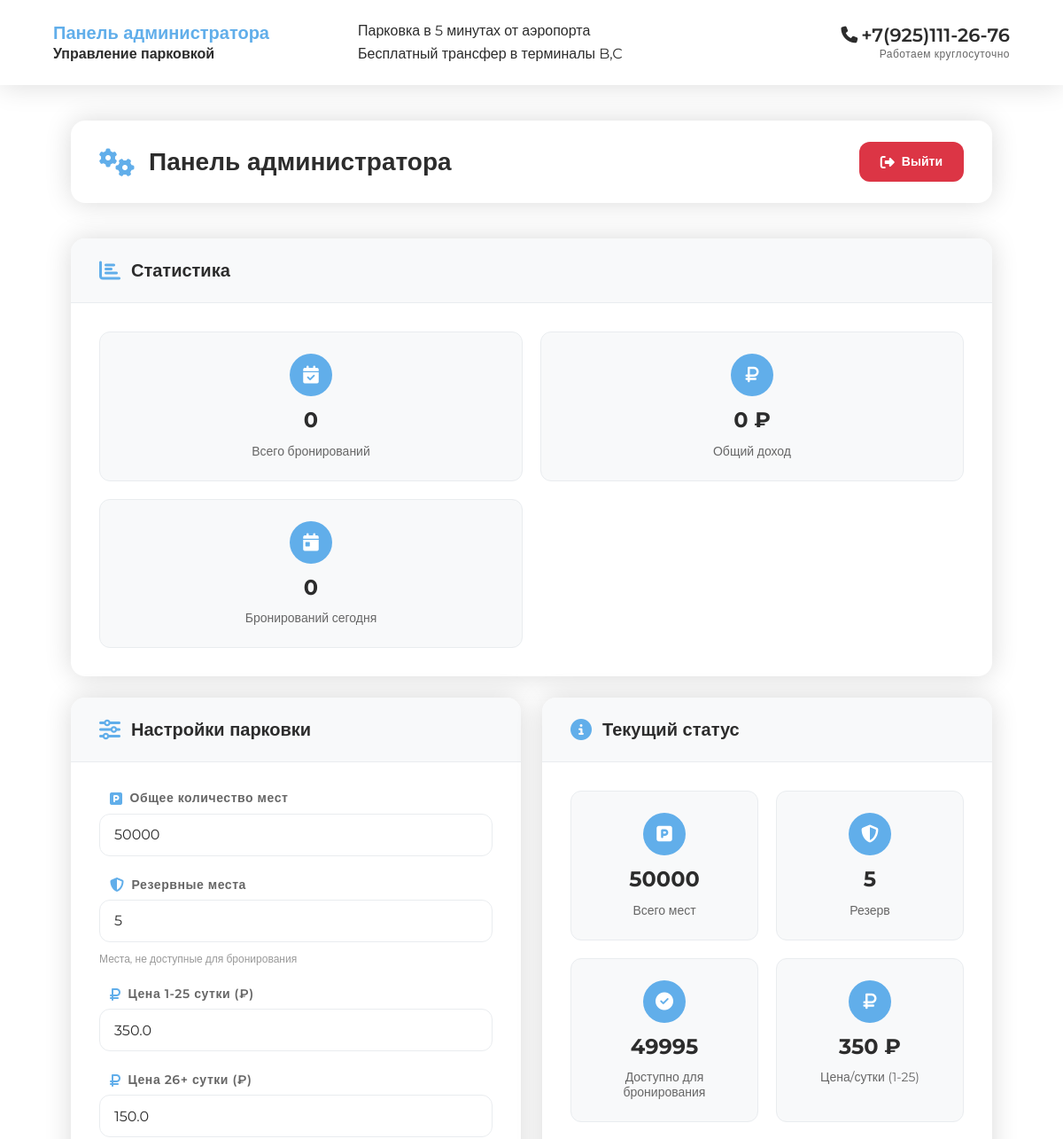
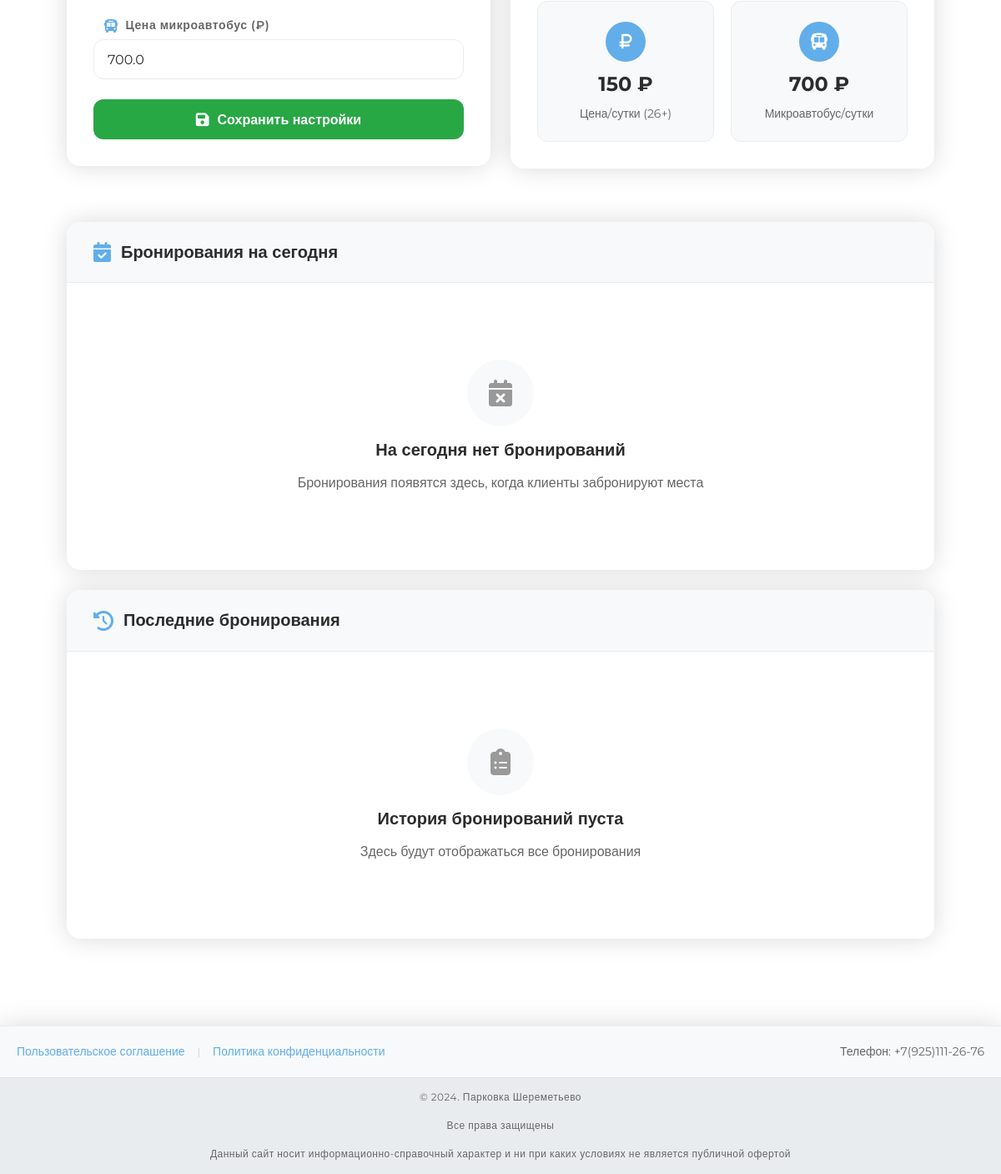
/admin (signed in), run on the app's committed database (2 pictures, top to bottom).
### models.py (models this page shows)
class ParkingSettings(db.Model):
    id = db.Column(db.Integer, primary_key=True)
    total_spots = db.Column(db.Integer, nullable=False, default=50)
    reserve_spots = db.Column(db.Integer, nullable=False, default=5)
    daily_price_1_25 = db.Column(db.Float, nullable=False, default=350.0)  # 1-25 сутки
    daily_price_26_plus = db.Column(db.Float, nullable=False, default=150.0)  # 26+ сутки
    minibus_price = db.Column(db.Float, nullable=False, default=700.0)  # Микроавтобус
    created_at = db.Column(db.DateTime, default=datetime.utcnow)
    updated_at = db.Column(db.DateTime, default=datetime.utcnow, onupdate=datetime.utcnow)

### routes.py (the view, shortened to what this page needs)
@app.route('/admin')
def admin_panel():
    if not session.get('admin_logged_in'):
        return redirect(url_for('admin_login'))
    settings = ParkingSettings.query.first()
    today = date.today()
    today_bookings = Booking.query.filter(
        Booking.start_date <= today,
        Booking.end_date >= today
    ).order_by(Booking.start_date).all()
    recent_bookings = Booking.query.order_by(Booking.created_at.desc()).limit(20).all()
    total_bookings = Booking.query.count()
    total_revenue = db.session.query(db.func.sum(Booking.total_amount)).scalar() or 0
    return render_template('admin.html',
                         settings=settings,
                         today_bookings=today_bookings,
                         recent_bookings=recent_bookings,
                         total_bookings=total_bookings,
                         total_revenue=total_revenue)

### templates/admin.html (shortened to what this page needs)
{% extends "base.html" %}
{% block content %}
<div class="main-container">
  <header class="main-header">
    <div class="header-content">
      <div class="header-left">
        <div class="header-title">
          <h1>Панель администратора</h1>
          <p>Управление парковкой</p>
        </div>
        <div class="header-info">
          <p>Парковка в 5 минутах от аэропорта</p>
          <p>Бесплатный трансфер в терминалы B,C</p>
        </div>
      </div>
      <div class="header-right">
        <div class="contact-info">
          <div class="phone-section">
            <i class="fas fa-phone"></i>
                            <span>+7(925)111-26-76</span>
          </div>
          <p>Работаем круглосуточно</p>
        </div>
      </div>
    </div>
  </header>
  <div class="main-content">
    <div class="admin-panel-header">
      <div class="admin-header-content">
        <div class="admin-title">
          <i class="fas fa-cogs"></i>
          <h2>Панель администратора</h2>
        </div>
        <a href="{{ url_for('admin_logout') }}" class="logout-btn">
          <i class="fas fa-sign-out-alt"></i>
          <span>Выйти</span>
        </a>
      </div>
    </div>
    <div class="admin-section full-width">
      <div class="section-card">
        <div class="section-header">
          <i class="fas fa-chart-bar"></i>
          <h3>Статистика</h3>
        </div>
        <div class="section-content">
          <div class="metrics-grid">
            <div class="metric-item">
              <div class="metric-icon">
                <i class="fas fa-calendar-check"></i>
              </div>
              <div class="metric-value">{{ total_bookings }}</div>
              <div class="metric-label">Всего бронирований</div>
            </div>
            <div class="metric-item">
              <div class="metric-icon">
                <i class="fas fa-ruble-sign"></i>
              </div>
              <div class="metric-value">{{ "%.0f"|format(total_revenue) }} ₽</div>
              <div class="metric-label">Общий доход</div>
            </div>
            <div class="metric-item">
              <div class="metric-icon">
                <i class="fas fa-calendar-day"></i>
              </div>
              <div class="metric-value">{{ today_bookings|length }}</div>
              <div class="metric-label">Бронирований сегодня</div>
            </div>
          </div>
        </div>
      </div>
    </div>
    <div class="admin-sections">
      <div class="admin-section">
        <div class="section-card">
          <div class="section-header">
            <i class="fas fa-sliders-h"></i>
            <h3>Настройки парковки</h3>
          </div>
          <div class="section-content">
            <form method="POST" action="{{ url_for('update_settings') }}" class="settings-form">
              <div class="form-group">
                <label for="total_spots">
                  <i class="fas fa-parking"></i>
                  <span>Общее количество мест</span>
                </label>
                <input type="number" id="total_spots" name="total_spots"
                       value="{{ settings.total_spots }}" min="1" required>
              </div>
              <div class="form-group">
                <label for="reserve_spots">
                  <i class="fas fa-shield-alt"></i>
                  <span>Резервные места</span>
                </label>
                <input type="number" id="reserve_spots" name="reserve_spots"
                       value="{{ settings.reserve_spots }}" min="0" required>
                <div class="form-hint">Места, не доступные для бронирования</div>
              </div>
              <div class="form-group">
                <label for="daily_price_1_25">
                  <i class="fas fa-ruble-sign"></i>
                  <span>Цена 1-25 сутки (₽)</span>
                </label>
                <input type="number" id="daily_price_1_25" name="daily_price_1_25"
                       value="{{ settings.daily_price_1_25 }}" min="0" step="0.01" required>
              </div>
              <div class="form-group">
                <label for="daily_price_26_plus">
                  <i class="fas fa-ruble-sign"></i>
                  <span>Цена 26+ сутки (₽)</span>
                </label>
                <input type="number" id="daily_price_26_plus" name="daily_price_26_plus"
                       value="{{ settings.daily_price_26_plus }}" min="0" step="0.01" required>
              </div>
              <div class="form-group">
                <label for="minibus_price">
                  <i class="fas fa-bus"></i>
                  <span>Цена микроавтобус (₽)</span>
                </label>
                <input type="number" id="minibus_price" name="minibus_price"
                       value="{{ settings.minibus_price }}" min="0" step="0.01" required>
              </div>
              <button type="submit" class="save-btn">
                <i class="fas fa-save"></i>
                <span>Сохранить настройки</span>
              </button>
            </form>
          </div>
        </div>
      </div>
      <div class="admin-section">
        <div class="section-card">
          <div class="section-header">
            <i class="fas fa-info-circle"></i>
            <h3>Текущий статус</h3>
          </div>
          <div class="section-content">
            <div class="metrics-grid">
              <div class="metric-item">
                <div class="metric-icon">
                  <i class="fas fa-parking"></i>
                </div>
                <div class="metric-value">{{ settings.total_spots }}</div>
                <div class="metric-label">Всего мест</div>
              </div>
              <div class="metric-item">
                <div class="metric-icon">
                  <i class="fas fa-shield-alt"></i>
                </div>
                <div class="metric-value">{{ settings.reserve_spots }}</div>
                <div class="metric-label">Резерв</div>
              </div>
              <div class="metric-item">
                <div class="metric-icon">
                  <i class="fas fa-check-circle"></i>
                </div>
                <div class="metric-value">{{ settings.total_spots - settings.reserve_spots }}</div>
                <div class="metric-label">Доступно для бронирования</div>
              </div>
              <div class="metric-item">
                <div class="metric-icon">
                  <i class="fas fa-ruble-sign"></i>
                </div>
                <div class="metric-value">{{ "%.0f"|format(settings.daily_price_1_25) }} ₽</div>
                <div class="metric-label">Цена/сутки (1-25)</div>
              </div>
              <div class="metric-item">
                <div class="metric-icon">
                  <i class="fas fa-ruble-sign"></i>
                </div>
                <div class="metric-value">{{ "%.0f"|format(settings.daily_price_26_plus) }} ₽</div>
                <div class="metric-label">Цена/сутки (26+)</div>
              </div>
              <div class="metric-item">
                <div class="metric-icon">
                  <i class="fas fa-bus"></i>
                </div>
                <div class="metric-value">{{ "%.0f"|format(settings.minibus_price) }} ₽</div>
                <div class="metric-label">Микроавтобус/сутки</div>
              </div>
            </div>
          </div>
        </div>
      </div>
    </div>
    <div class="admin-section full-width">
      <div class="section-card">
        <div class="section-header">
          <i class="fas fa-calendar-check"></i>
          <h3>Бронирования на сегодня</h3>
        </div>
        <div class="section-content">
          {% if today_bookings %}
          <div class="table-container">
            <table class="admin-table">
              <thead>
                <tr>
                  <th>Тип транспорта</th>
                  <th>Имя</th>
                  <th>Телефон</th>
                  <th>Период</th>
                  <th>Сумма</th>
                </tr>
              </thead>
              <tbody>
                {% for booking in today_bookings %}
                <tr>
                  <td>{{ booking.vehicle_type }}</td>
                  <td>{{ booking.first_name }} {{ booking.last_name }}</td>
                  <td>{{ booking.phone }}</td>
                  <td>{{ booking.start_date.strftime('%d.%m.%Y') }} - {{ booking.end_date.strftime('%d.%m.%Y') }}</td>
                  <td>{{ "%.0f"|format(booking.total_amount) }} ₽</td>
                </tr>
                {% endfor %}
              </tbody>
            </table>
          </div>
          {% else %}
          <div class="empty-state">
            <div class="empty-icon">
              <i class="fas fa-calendar-times"></i>
            </div>
            <h4>На сегодня нет бронирований</h4>
            <p>Бронирования появятся здесь, когда клиенты забронируют места</p>
          </div>
          {% endif %}
        </div>
      </div>
    </div>
    <div class="admin-section full-width">
      <div class="section-card">
        <div class="section-header">
          <i class="fas fa-history"></i>
          <h3>Последние бронирования</h3>
        </div>
        <div class="section-content">
          {% if recent_bookings %}
          <div class="table-container">
            <table class="admin-table">
              <thead>
                <tr>
                  <th>Тип транспорта</th>
                  <th>Имя</th>
                  <th>Телефон</th>
                  <th>Период</th>
                  <th>Суток</th>
                  <th>Сумма</th>
                  <th>Создано</th>
                </tr>
              </thead>
              <tbody>
                {% for booking in recent_bookings %}
                <tr>
                  <td>
                    {% if booking.vehicle_type == 'minibus' %}
                      Микроавтобус
                    {% else %}
                      Легковой
                    {% endif %}
                  </td>
                  <td>{{ booking.first_name }} {{ booking.last_name }}</td>
                  <td>{{ booking.phone }}</td>
                  <td>{{ booking.start_date.strftime('%d.%m.%Y') }} - {{ booking.end_date.strftime('%d.%m.%Y') }}</td>
                  <td>{{ booking.total_days }}</td>
                  <td>{{ "%.0f"|format(booking.total_amount) }} ₽</td>
                  <td>{{ booking.created_at.strftime('%d.%m.%Y %H:%M') }}</td>
                </tr>
                {% endfor %}
              </tbody>
            </table>
          </div>
          {% else %}
          <div class="empty-state">
            <div class="empty-icon">
              <i class="fas fa-clipboard-list"></i>
            </div>
            <h4>История бронирований пуста</h4>
            <p>Здесь будут отображаться все бронирования</p>
          </div>
          {% endif %}
        </div>
      </div>
    </div>
  </div>
{% endblock %}

### templates/base.html (shortened to what this page needs)
<!DOCTYPE html>
<html lang="ru">
<head>
    <link rel="stylesheet" href="https://cdnjs.cloudflare.com/ajax/libs/font-awesome/6.4.0/css/all.min.css">
    <link rel="stylesheet" href="{{ url_for('static', filename='css/style.css') }}">
</head>
<body{% if settings and settings.hourly_price is not none %} data-hourly-price="{{ settings.hourly_price }}"{% endif %}>
    <div class="container">
        {% block content %}{% endblock %}
        <footer class="footer">
            <div class="footer-content">
                <div class="footer-links">
                    <a href="/agreement.pdf" target="_blank">Пользовательское соглашение</a>
                    <span class="separator">|</span>
                    <a href="/policy.pdf" target="_blank">Политика конфиденциальности</a>
                </div>
                <div class="footer-contact">
                    <span>Телефон: +7(925)111-26-76</span>
                </div>
            </div>
            <div class="footer-bottom">
                <div class="container">
                    <p>© 2024. Парковка Шереметьево</p>
                    <p>Все права защищены</p>
                    <p>Данный сайт носит информационно-справочный характер и ни при каких условиях не является публичной офертой</p>
                </div>
            </div>
        </footer>
    </div>
</body>
</html>

### data on the page
ParkingSettings: total_spots "50000", reserve_spots "5", daily_price_1_25 "350.0", daily_price_26_plus "150.0", minibus_price "700.0", settings.total_spots-settings.reserve_spots "49995", daily_price_1_25 "350", daily_price_26_plus "150", minibus_price "700"

### other printed values
{{ total_bookings }} "0"
{{ "%.0f"|format(total_revenue) }} "0"
{{ today_bookings|length }} "0"
